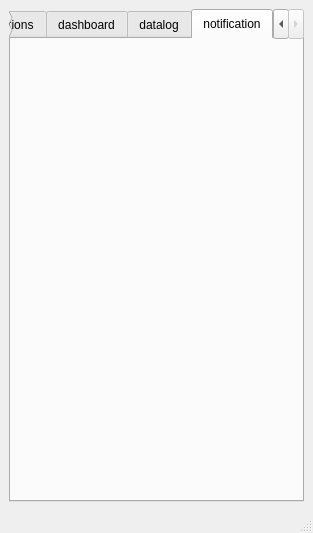
<?xml version="1.0" encoding="UTF-8"?>
<ui version="4.0">
 <class>MainWindow</class>
 <widget class="QMainWindow" name="MainWindow">
  <property name="geometry">
   <rect>
    <x>0</x>
    <y>0</y>
    <width>313</width>
    <height>533</height>
   </rect>
  </property>
  <property name="windowTitle">
   <string>MainWindow</string>
  </property>
  <widget class="QWidget" name="centralwidget">
   <layout class="QVBoxLayout" name="verticalLayout_2">
    <item>
     <widget class="QTabWidget" name="tabWidget">
      <property name="styleSheet">
       <string notr="true">QTabBar::tab { height: 30px;  }</string>
      </property>
      <property name="currentIndex">
       <number>3</number>
      </property>
      <property name="iconSize">
       <size>
        <width>23</width>
        <height>22</height>
       </size>
      </property>
      <property name="movable">
       <bool>true</bool>
      </property>
      <widget class="QWidget" name="conections">
       <attribute name="title">
        <string>connections</string>
       </attribute>
       <layout class="QVBoxLayout" name="verticalLayout_3">
        <item>
         <widget class="QTableView" name="connectionTable">
          <property name="dragDropMode">
           <enum>QAbstractItemView::NoDragDrop</enum>
          </property>
          <property name="defaultDropAction">
           <enum>Qt::TargetMoveAction</enum>
          </property>
          <property name="alternatingRowColors">
           <bool>false</bool>
          </property>
          <property name="selectionMode">
           <enum>QAbstractItemView::SingleSelection</enum>
          </property>
          <property name="sortingEnabled">
           <bool>true</bool>
          </property>
         </widget>
        </item>
        <item>
         <widget class="QPushButton" name="btAddConnection_3">
          <property name="text">
           <string>edit</string>
          </property>
         </widget>
        </item>
        <item>
         <widget class="QPushButton" name="btAddConnection">
          <property name="text">
           <string>add connection</string>
          </property>
         </widget>
        </item>
        <item>
         <widget class="QPushButton" name="btAddConnection_2">
          <property name="text">
           <string>help</string>
          </property>
         </widget>
        </item>
       </layout>
      </widget>
      <widget class="QWidget" name="dashboard">
       <attribute name="title">
        <string>dashboard</string>
       </attribute>
       <layout class="QVBoxLayout" name="verticalLayout">
        <item>
         <widget class="QWidget" name="widget" native="true"/>
        </item>
        <item>
         <widget class="QPushButton" name="btAddWidget">
          <property name="text">
           <string>add widget</string>
          </property>
         </widget>
        </item>
        <item>
         <widget class="QPushButton" name="pushButton">
          <property name="text">
           <string>del widget</string>
          </property>
         </widget>
        </item>
       </layout>
      </widget>
      <widget class="QWidget" name="datalog">
       <attribute name="title">
        <string>datalog</string>
       </attribute>
       <widget class="QListView" name="listView">
        <property name="geometry">
         <rect>
          <x>9</x>
          <y>9</y>
          <width>256</width>
          <height>192</height>
         </rect>
        </property>
       </widget>
       <widget class="QPushButton" name="pushButton_2">
        <property name="geometry">
         <rect>
          <x>9</x>
          <y>388</y>
          <width>75</width>
          <height>23</height>
         </rect>
        </property>
        <property name="text">
         <string>add datalog</string>
        </property>
       </widget>
       <widget class="QPushButton" name="pushButton_3">
        <property name="geometry">
         <rect>
          <x>9</x>
          <y>417</y>
          <width>75</width>
          <height>23</height>
         </rect>
        </property>
        <property name="text">
         <string>del datalog</string>
        </property>
       </widget>
      </widget>
      <widget class="QWidget" name="notification">
       <attribute name="title">
        <string>notification</string>
       </attribute>
      </widget>
     </widget>
    </item>
   </layout>
  </widget>
  <widget class="QStatusBar" name="statusbar"/>
 </widget>
 <resources/>
 <connections/>
</ui>
